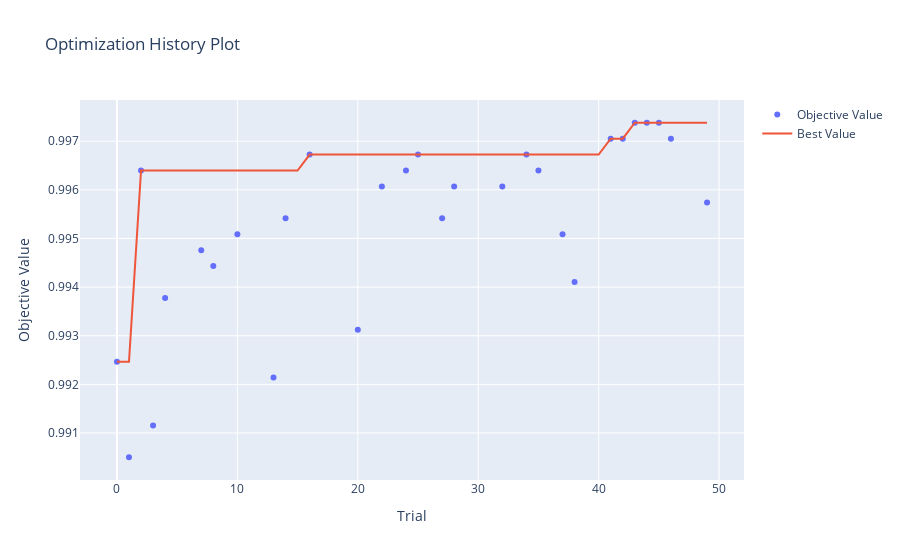

The cell this chart's notebook holds for it:
### Code cell
import optuna.visualization as vis


vis.plot_optimization_history(study)

### Figure 1 — Plotly figure (JSON) as saved in the notebook; plotly's stock layout.template omitted (floating-point values rounded to 4 significant figures)
{"data": [{"mode": "markers", "name": "Objective Value", "type": "scatter", "x": [0, 1, 2, 3, 4, 7, 8, 10, 13, 14, 16, 20, 22, 24, 25, 27, 28, 32, 34, 35, 37, 38, 41, 42, 43, 44, 45, 46, 49], "y": [0.9925, 0.9905, 0.9964, 0.9912, 0.9938, 0.9948, 0.9944, 0.9951, 0.9921, 0.9954, 0.9967, 0.9931, 0.9961, 0.9964, 0.9967, 0.9954, 0.9961, 0.9961, 0.9967, 0.9964, 0.9951, 0.9941, 0.9971, 0.9971, 0.9974, 0.9974, 0.9974, 0.9971, 0.9957]}, {"mode": "lines", "name": "Best Value", "type": "scatter", "x": [0, 1, 2, 3, 4, 5, 6, 7, 8, 9, 10, 11, 12, 13, 14, 15, 16, 17, 18, 19, 20, 21, 22, 23, 24, 25, 26, 27, 28, 29, 30, 31, 32, 33, 34, 35, 36, 37, 38, 39, 40, 41, 42, 43, 44, 45, 46, 47, 48, 49], "y": [0.9925, 0.9925, 0.9964, 0.9964, 0.9964, 0.9964, 0.9964, 0.9964, 0.9964, 0.9964, 0.9964, 0.9964, 0.9964, 0.9964, 0.9964, 0.9964, 0.9967, 0.9967, 0.9967, 0.9967, 0.9967, 0.9967, 0.9967, 0.9967, 0.9967, 0.9967, 0.9967, 0.9967, 0.9967, 0.9967, 0.9967, 0.9967, 0.9967, 0.9967, 0.9967, 0.9967, 0.9967, 0.9967, 0.9967, 0.9967, 0.9967, 0.9971, 0.9971, 0.9974, 0.9974, 0.9974, 0.9974, 0.9974, 0.9974, 0.9974]}, {"marker": {"color": "#cccccc"}, "mode": "markers", "name": "Infeasible Trial", "showlegend": false, "type": "scatter", "x": [], "y": []}], "layout": {"title": {"text": "Optimization History Plot"}, "xaxis": {"title": {"text": "Trial"}}, "yaxis": {"title": {"text": "Objective Value"}}}}
